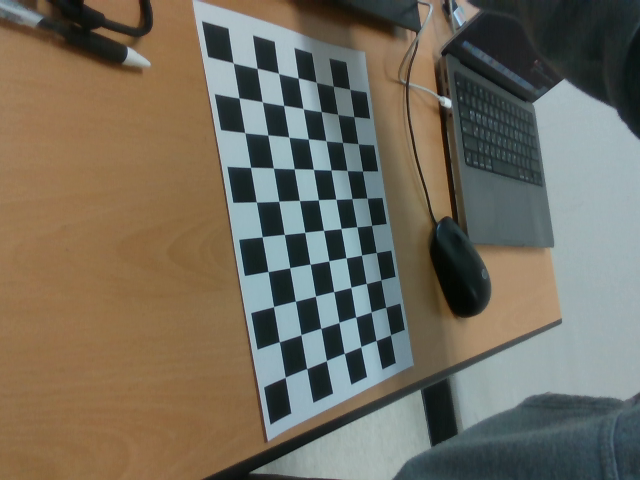
#> input picture checker_images/img_000.png, 640 x 480 px; its folder holds only this picture in this run
$ python calibrate_camera.py --images-glob checker_images/img_000.png
#> lines starting #> are read from the running program, lines starting #| are printed output that depends on the picture; after the words box and inside, x2 and y2 are one past the last pixel; in counts of white or black regions, pixels touching at a corner belong together; long printed decimals are rounded
import argparse
import cv2
import numpy as np
import glob

parser = argparse.ArgumentParser()
parser.add_argument("--images-glob", type=str, default="checker_images/*.png",
                    help="Glob for checkerboard images")
parser.add_argument("--output", type=str, default="camera_calibration.npz",
                    help="Output calibration npz path")
parser.add_argument("--serial", type=str, default="",
                    help="Optional camera serial to save in output")
parser.add_argument("--checkerboard-cols", type=int, default=7,
                    help="Checkerboard inner corners (cols)")
parser.add_argument("--checkerboard-rows", type=int, default=10,
                    help="Checkerboard inner corners (rows)")
parser.add_argument("--square-size", type=float, default=0.025,
                    help="Square size in meters")
args = parser.parse_args()

# =========================
# Checkerboard settings
# =========================

CHECKERBOARD = (args.checkerboard_cols, args.checkerboard_rows)   # 내부 코너 개수
SQUARE_SIZE = args.square_size      # meter

# =========================
# Prepare object points
# =========================

objp = np.zeros((CHECKERBOARD[0] * CHECKERBOARD[1], 3), np.float32)

objp[:, :2] = np.mgrid[
    0:CHECKERBOARD[0],
    0:CHECKERBOARD[1]
].T.reshape(-1, 2)

objp *= SQUARE_SIZE

# =========================
# Arrays to store points
# =========================

objpoints = []
imgpoints = []

images = glob.glob(args.images_glob)

print(f"Found {len(images)} images")

# =========================
# Detect corners
# =========================

for fname in images:

    img = cv2.imread(fname)
#> img is the input picture: shape (480, 640, 3); mean B, G, R 93.5, 107.4, 113.4
    gray = cv2.cvtColor(img, cv2.COLOR_BGR2GRAY)
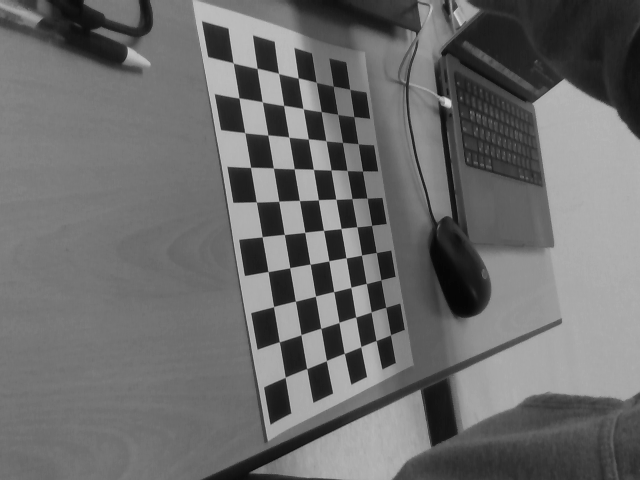
#> gray: shape (480, 640); min 5, max 216, mean 107.6

    ret, corners = cv2.findChessboardCorners(
        gray,
        CHECKERBOARD,
        None
    )
#> ret = True; corners = 70 rows, first 8: [233.3, 63.06], [257.3, 68.55], [278.6, 73.48], [298.4, 78.27], [316.5, 82.66], [333.2, 85.8], [349.5, 88.79], [238.8, 97.8]

    if ret:

        objpoints.append(objp)

        corners2 = cv2.cornerSubPix(
            gray,
            corners,
            (11, 11),
            (-1, -1),
            (
                cv2.TERM_CRITERIA_EPS +
                cv2.TERM_CRITERIA_MAX_ITER,
                30,
                0.001
            )
        )
#> corners2 = 70 rows, first 8: [233.2, 62.9], [257, 68.32], [278.6, 73.44], [298.2, 77.85], [316.1, 82.56], [333.3, 86.15], [349.7, 89.32], [238.9, 97.92]

        imgpoints.append(corners2)

        cv2.drawChessboardCorners(
            img,
            CHECKERBOARD,
            corners2,
            ret
        )
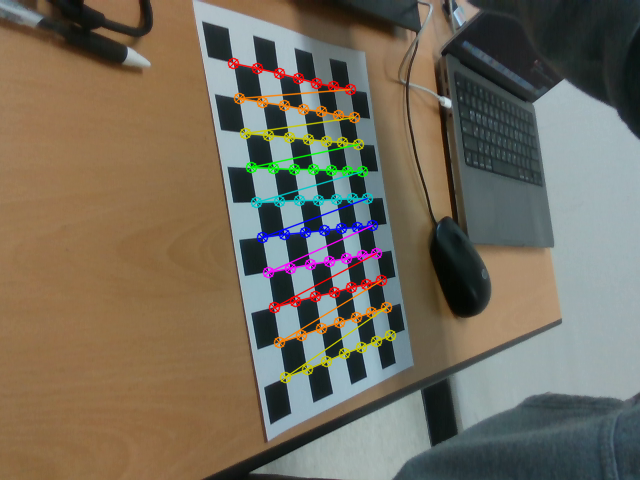
#> img: shape (480, 640, 3); 3.78% of pixels changed, all inside (x1, y1, x2, y2) = (227, 57, 397, 384)

        cv2.imshow("Corners", img)
        cv2.waitKey(100)

    else:
        print(f"Failed: {fname}")

cv2.destroyAllWindows()

# =========================
# Calibration
# =========================

ret, camera_matrix, dist_coeffs, rvecs, tvecs = cv2.calibrateCamera(
    objpoints,
    imgpoints,
    gray.shape[::-1],
    None,
    None
)
#> ret = 0.18; camera_matrix = [[668.2, 0, 278.9], [0, 608.9, 246.6], [0, 0, 1]]; dist_coeffs = [[-0.0197, 1.29, 0.00813, 0.00222, -3.26]]; rvecs = ([-0.0767, -0.937, -0.136],); tvecs = ([-0.0297, -0.131, 0.433],)

print("\n=== Calibration Result ===\n")

print("Camera Matrix:\n")
print(camera_matrix)
#| [[668.172   0.         278.936]
#|  [  0.         608.933 246.600]
#|  [  0.           0.           1.        ]]

print("\nDistortion Coefficients:\n")
print(dist_coeffs)
#| [[-1.96506330e-02  1.28715320e+00  8.12757701e-03  2.22043704e-03
#|   -3.26303364e+00]]

print("\nReprojection Error:\n")
print(ret)
#| 0.1802

# =========================
# Save result
# =========================

np.savez(
    args.output,
    camera_matrix=camera_matrix,
    dist_coeffs=dist_coeffs,
    serial=args.serial
)

print(f"\nSaved to {args.output}")

$ run again, on checker_images/img_004.png
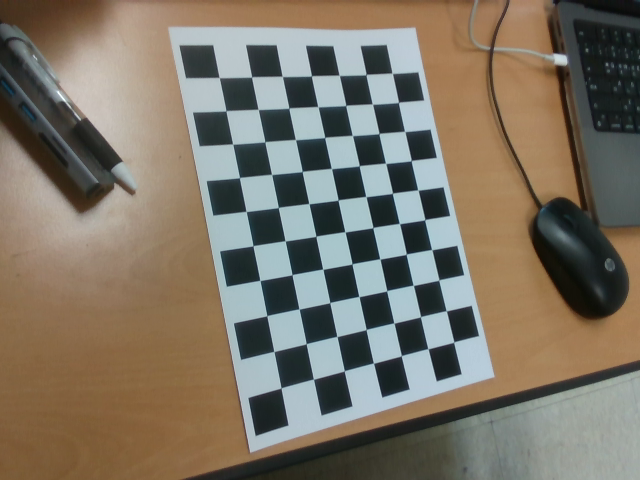
#> input picture checker_images/img_004.png, 640 x 480 px
#> img is the input picture: shape (480, 640, 3); mean B, G, R 102.2, 116.1, 124.2
#> `gray = cv2.cvtColor(img, cv2.COLOR_BGR2GRAY)`:
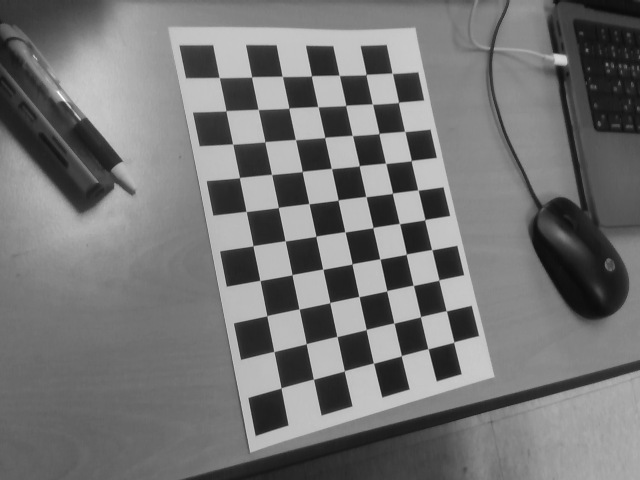
#> gray: shape (480, 640); min 10, max 253, mean 116.9
#> `ret, corners = cv2.findChessboardCorners( gray, CHECKERBOARD, None )`: ret = True; corners = 70 rows, first 8: [219.1, 77.45], [251.6, 76.98], [282.2, 76.27], [311.5, 75.84], [339.2, 75.29], [366, 74.52], [392.1, 73.21], [225.9, 110.7]
#> corners2 = 70 rows, first 8: [219.2, 77.57], [251.6, 76.88], [282.3, 76.39], [311.4, 75.86], [339.3, 75.32], [366.1, 74.55], [392.3, 73.24], [225.9, 110.8]
#> `cv2.drawChessboardCorners( img, CHECKERBOARD, corners2, ret )`:
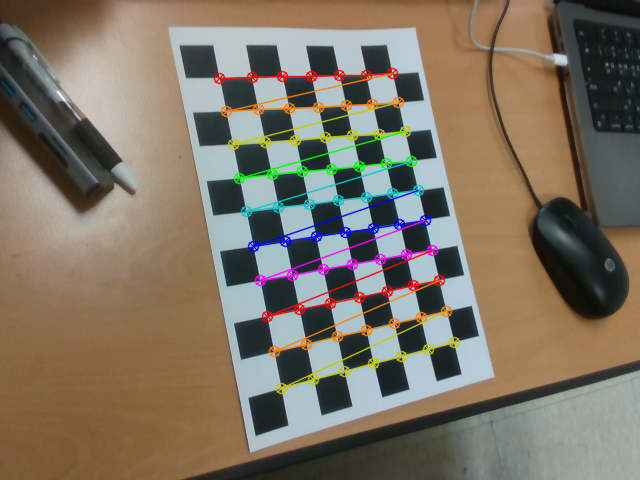
#> img: shape (480, 640, 3); 4.89% of pixels changed, all inside (x1, y1, x2, y2) = (213, 67, 461, 395)
#> `ret, camera_matrix, dist_coeffs, rvecs, tvecs = cv2.calibrateCamera( o..`: ret = 0.105; camera_matrix = [[507.7, 0, 271.4], [0, 506.8, 257.8], [0, 0, 1]]; dist_coeffs = [[0.0721, -0.588, 0.00234, -0.00357, 3.17]]; rvecs = ([-0.126, -0.368, -0.179],); tvecs = ([-0.0375, -0.131, 0.369],)
#| [[507.661   0.         271.386]
#|  [  0.         506.751 257.827]
#|  [  0.           0.           1.        ]]
#| [[ 7.21465479e-02 -5.87667261e-01  2.33654955e-03 -3.56919387e-03
#|    3.16664089e+00]]
#| 0.1055

$ run again, on checker_images/img_005.png
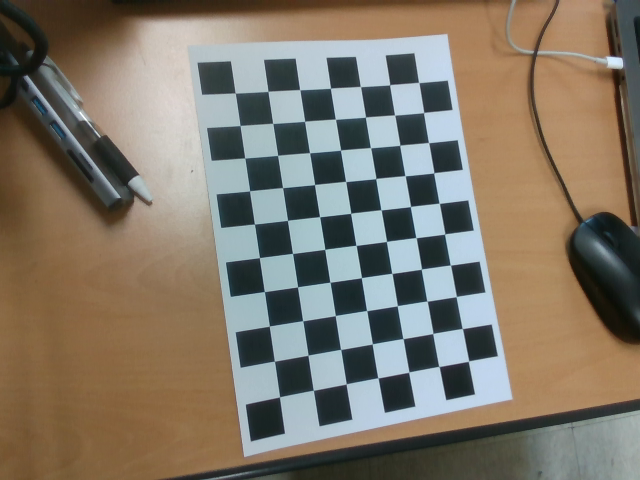
#> input picture checker_images/img_005.png, 640 x 480 px
#> img is the input picture: shape (480, 640, 3); mean B, G, R 105.1, 119, 127.9
#> `gray = cv2.cvtColor(img, cv2.COLOR_BGR2GRAY)`:
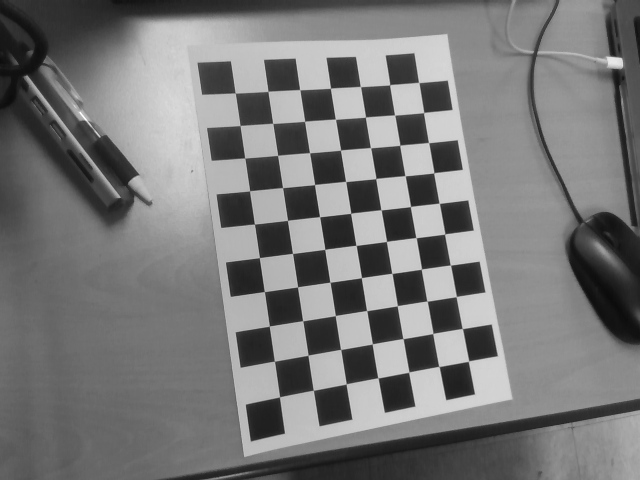
#> gray: shape (480, 640); min 11, max 253, mean 120
#> `ret, corners = cv2.findChessboardCorners( gray, CHECKERBOARD, None )`: ret = True; corners = 70 rows, first 8: [235.3, 93.09], [268, 91.36], [299.6, 89.63], [330.5, 88.25], [360.4, 86.54], [389.7, 84.73], [418.8, 82.52], [240.1, 125.5]
#> corners2 = 70 rows, first 8: [235.2, 93.03], [268, 91.32], [299.7, 89.65], [330.5, 88.19], [360.4, 86.52], [389.7, 84.75], [418.7, 82.48], [240, 125.5]
#> `cv2.drawChessboardCorners( img, CHECKERBOARD, corners2, ret )`:
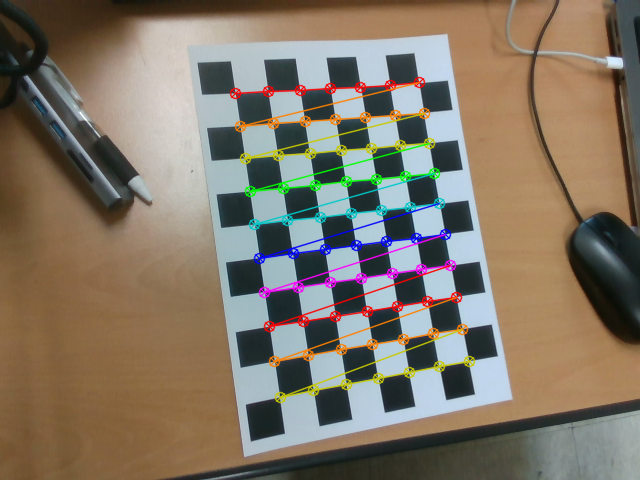
#> img: shape (480, 640, 3); 5.14% of pixels changed, all inside (x1, y1, x2, y2) = (229, 76, 476, 404)
#> `ret, camera_matrix, dist_coeffs, rvecs, tvecs = cv2.calibrateCamera( o..`: ret = 0.0917; camera_matrix = [[492.5, 0, 291.7], [0, 492.6, 260.7], [0, 0, 1]]; dist_coeffs = [[0.0461, -0.285, 0.0025, -0.000559, 1.94]]; rvecs = ([-0.103, -0.217, -0.14],); tvecs = ([-0.0422, -0.125, 0.369],)
#| [[492.487   0.         291.702 ]
#|  [  0.         492.646 260.744]
#|  [  0.           0.           1.        ]]
#| [[ 4.61160980e-02 -2.85443188e-01  2.50024857e-03 -5.58723583e-04
#|    1.93680348e+00]]
#| 0.0917

$ run again, on checker_images/img_006.png
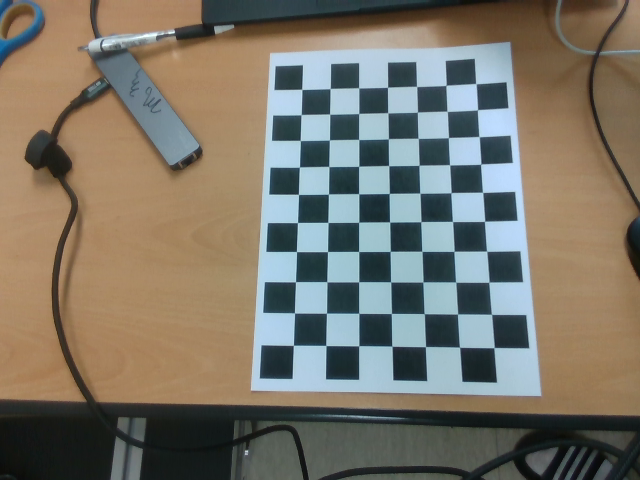
#> input picture checker_images/img_006.png, 640 x 480 px
#> img is the input picture: shape (480, 640, 3); mean B, G, R 104.5, 116.6, 122.1
#> `gray = cv2.cvtColor(img, cv2.COLOR_BGR2GRAY)`:
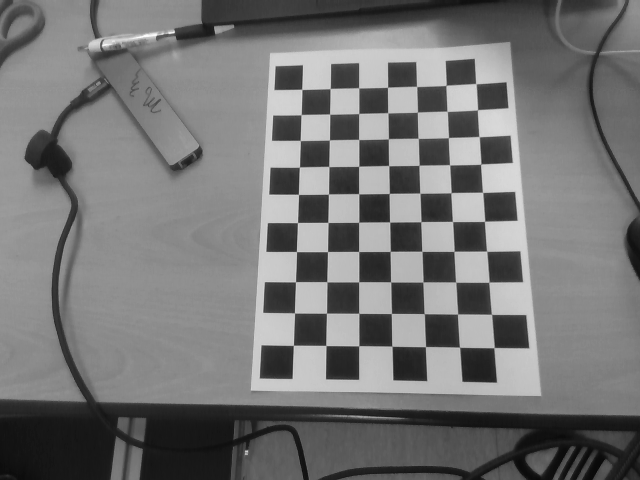
#> gray: shape (480, 640); min 6, max 252, mean 116.9
#> `ret, corners = cv2.findChessboardCorners( gray, CHECKERBOARD, None )`: ret = True; corners = 70 rows, first 8: [301.7, 89.33], [330.2, 88.52], [358.6, 87.76], [387.5, 87.28], [416.6, 86.46], [446, 85.35], [475.8, 83.61], [301.2, 114.5]
#> corners2 = 70 rows, first 8: [301.8, 89.36], [330.2, 88.52], [358.7, 87.82], [387.5, 87.25], [416.6, 86.41], [446.1, 85.37], [475.9, 83.64], [301.1, 114.6]
#> `cv2.drawChessboardCorners( img, CHECKERBOARD, corners2, ret )`:
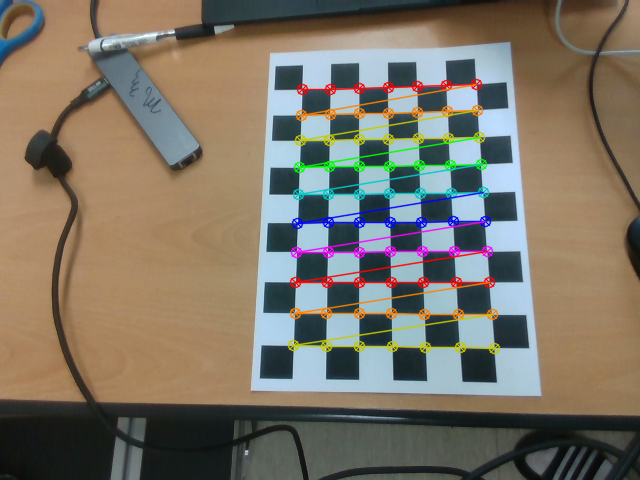
#> img: shape (480, 640, 3); 5.15% of pixels changed, all inside (x1, y1, x2, y2) = (287, 78, 501, 355)
#> `ret, camera_matrix, dist_coeffs, rvecs, tvecs = cv2.calibrateCamera( o..`: ret = 0.116; camera_matrix = [[567.7, 0, 317.5], [0, 572.1, 263.1], [0, 0, 1]]; dist_coeffs = [[0.0457, 0.0954, 0.00181, -0.00257, 0.857]]; rvecs = ([-0.307, 0.0747, 0.0104],); tvecs = ([-0.0137, -0.152, 0.503],)
#| [[567.696   0.         317.499]
#|  [  0.         572.141 263.143]
#|  [  0.           0.           1.        ]]
#| [[ 0.04567  0.09544  0.001808 -0.002572  0.8573]]
#| 0.1163

$ run again, on checker_images/img_001.png
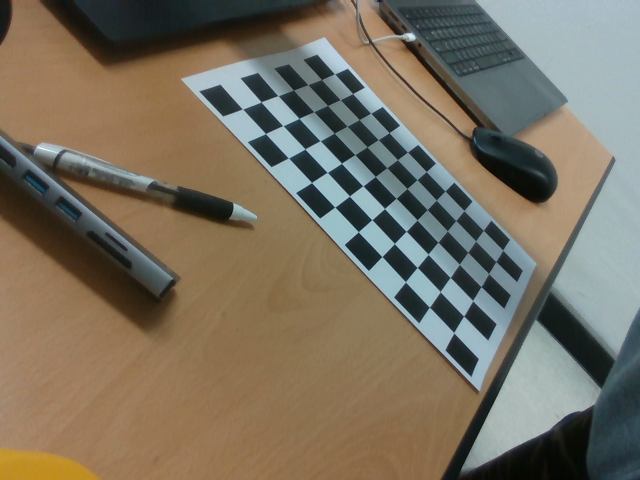
#> input picture checker_images/img_001.png, 640 x 480 px
#> img is the input picture: shape (480, 640, 3); mean B, G, R 96.1, 112.4, 121.1
#> `gray = cv2.cvtColor(img, cv2.COLOR_BGR2GRAY)`:
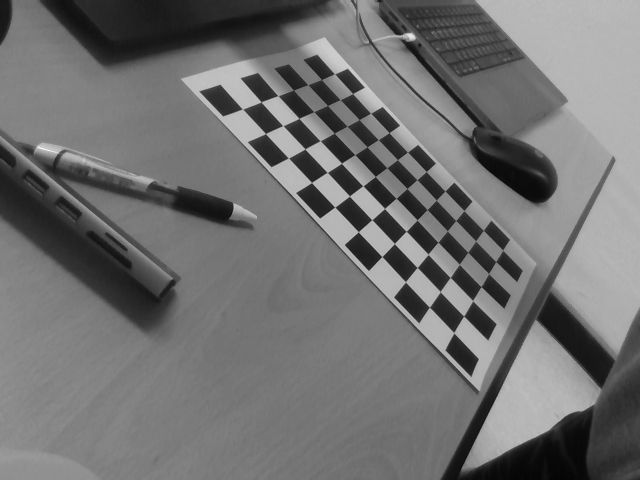
#> gray: shape (480, 640); min 4, max 250, mean 113
#> `ret, corners = cv2.findChessboardCorners( gray, CHECKERBOARD, None )`: ret = True; corners = 70 rows, first 8: [242.5, 109], [261, 101.9], [278, 95.73], [293.2, 89.64], [308.5, 87.5], [321.8, 79.57], [334.5, 73.81], [265.3, 133.5]
#> corners2 = 70 rows, first 8: [242.5, 109], [261.1, 101.9], [278.2, 95.58], [293.2, 89.64], [318.1, 81.01], [321.8, 79.57], [334.1, 74.05], [265.5, 133.6]
#> `cv2.drawChessboardCorners( img, CHECKERBOARD, corners2, ret )`:
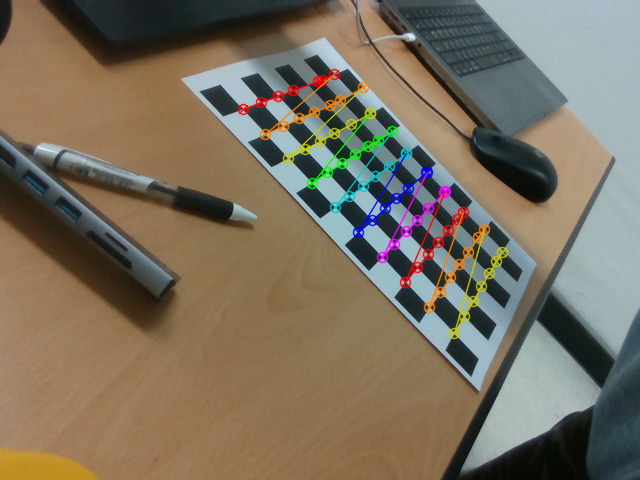
#> img: shape (480, 640, 3); 3.25% of pixels changed, all inside (x1, y1, x2, y2) = (237, 68, 509, 340)
#> `ret, camera_matrix, dist_coeffs, rvecs, tvecs = cv2.calibrateCamera( o..`: ret = 2.99; camera_matrix = [[756.2, 0, 314.5], [0, 568.3, 237.3], [0, 0, 1]]; dist_coeffs = [[0.192, -0.574, 0.0608, 0.0391, -10.46]]; rvecs = ([-0.152, -0.959, -0.643],); tvecs = ([-0.045, -0.105, 0.445],)
#| [[756.237   0.         314.489]
#|  [  0.         568.258 237.260]
#|  [  0.           0.           1.        ]]
#| [[  0.1921  -0.5736   0.06082   0.03908 -10.462]]
#| 2.991
